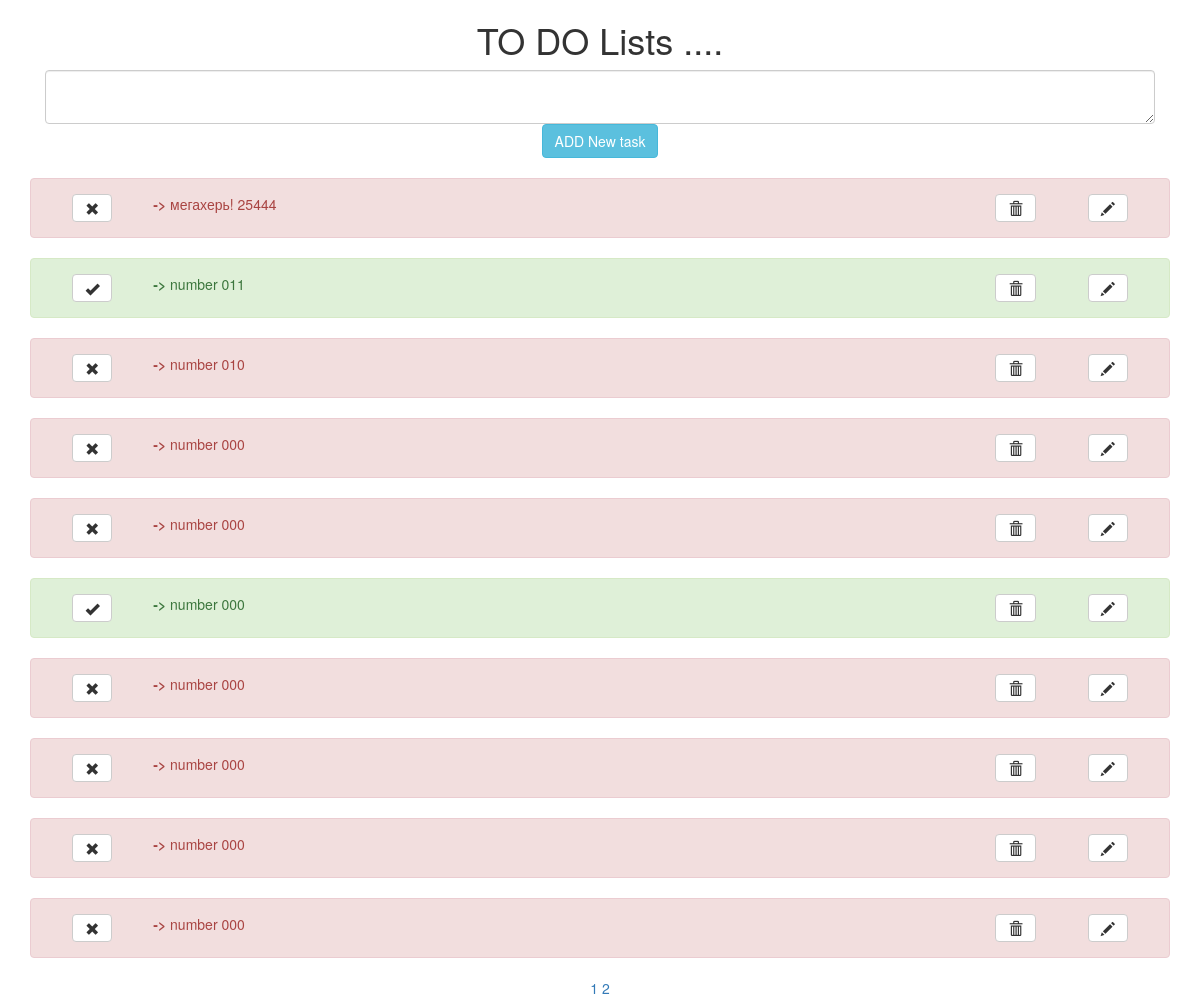
The page / on the database its author committed.
### tables this page shows
CREATE TABLE IF NOT EXISTS `list` (
  `id` int(11) NOT NULL,
  `mode` int(1) NOT NULL,
  `text` text NOT NULL
);

### index.php (called while the page is built)
<?php
function get_page_number() {
		if (!empty($_GET['page'])) {
			return $_GET['page'];
		} else {
			return 1;
		}
	}
require_once 'class/class.php';
$list = new Demand_Management();
$page = get_page_number();
$pages= $list -> page_count();
$dolist = $list->get_all($page);
require_once 'html/index.php';
?>

### class/db.php (called while the page is built, shortened)
<?php
class Base {
	private $username='root';
	private $password='';
	private $host='localhost';
	private $base='todolist';
	public function __construct(){
		$this->conn = new PDO('mysql:host='.$this->host.';dbname='.$this->base.'',
				$this->username, $this->password);
	}
}

### class/class.php (called while the page is built, shortened)
<?php
require_once 'db.php';
class Demand_Management extends Base {
	private $table_name='list';
	private $post_per_page = 10;
	public function get_all($page) {
			$stmt = $this->conn->prepare("SELECT * FROM $this->table_name ORDER BY id DESC LIMIT :offset, :lim ");
			$stmt->bindValue(':offset', $this->post_per_page * (intval($page) - 1), PDO::PARAM_INT);
			$stmt->bindValue(':lim', $this->post_per_page, PDO::PARAM_INT);
			$stmt->execute();
			return $stmt->fetchAll();
		}
	public function page_count() {
			$post_count = $this->count();
			return ceil($post_count / $this->post_per_page);
		}
	private function count() {
		$stmt = $this->conn->query("SELECT COUNT(id) FROM $this->table_name");
		return $post_count = $stmt->fetchColumn();
	}
}

### html/index.php (the view, shortened to what this page needs)
<html>
	<head>
		<link rel="stylesheet" href="https://maxcdn.bootstrapcdn.com/bootstrap/3.3.6/css/bootstrap.min.css">
	</head>
<body>
	<div class="container">
		<div class="row">
			<div align="center" class="col-md-12">
				<div class="col-md-12"><h1>TO DO Lists .... </h1></div>
				<div class="col-md-12">
					<?php
						require_once './html/textarea.php';
					?>
				</div>
				<div class="class="col-md-12"">
				<?php
					foreach ($dolist as $list){
						if ($list["mode"]==1)
							{$class_mode='glyphicon glyphicon-ok';$role='alert alert-success';}
						else {$class_mode='glyphicon glyphicon-remove';$role='alert alert-danger';}
						?>
							<div class="<?php echo $role; ?> col-md-12" role="alert">
								<div class="col-md-1">
									<form action="set.php?page=<?php echo $page?>" method="POST">
										<button type="submit" class="btn btn-default" aria-label="Left Align">
										<span title="Do this! if you push this, remove..." class="<?php echo $class_mode;?>" ria-hidden="true"></span>
										</button>
									</form>
								</div>
								<div align="left" class="col-md-9">
									<?php echo  "<strong>-></strong> ".$list['text']." ";?>
								</div>
								<div class="col-md-1">
									<form action="set.php?" method="POST">
										<button type="submit" name="dell" class="btn btn-default">
										  <span title="Dell" class="glyphicon glyphicon-trash" aria-hidden="true"></span>
										</button>
									</form>
								</div>
								<div class="col-md-1">
									<form action="?" method="POST">
										<button type="submit" name="edit" class="btn btn-default">
										  <span title="Edit" class="glyphicon glyphicon-pencil" aria-hidden="true"></span>
										</button>
									</form>
								</div>
							</div>
							<?php
					}
				if ($pages > 1) {
					for($i = 1; $i <= $pages; $i++) {
			?>
						<a href="/index.php?page=<?php echo $i; ?>"><?php echo $i; ?></a>
			<?php
					}
				}
			 ?>
				</div>
			</div>
		</div>
	</div>
</body>
</html>

### html/textarea.php (shortened to what this page needs)
<?php
if (isset($_POST['edit']))
{
	$state="edit";
	$get_one=$list -> get_one($_POST['id']);
	$content_edit=$get_one[0]['text'];
	$do="Update";
}
else {
	$state="add_task";
	$content_edit="";
	$do="ADD New task";
}
?>
	<form action="set.php?" method="POST">
		<textarea name="text" class="form-control"><?php echo $content_edit;?></textarea>
		<input type="submit" class="btn btn-info" name="<?php echo $state;?>" value="<?php echo $do;?>">
	</form><br>

### html/index.php (style rules this page uses)
form { margin: 0; }

### rows shown on the page
list: mode 0 (drawn), text "мегахерь! 25444"
list: mode 1 (drawn), text "number 011"
list: mode 0 (drawn), text "number 010"
list: mode 0 (drawn), text "number 000"
list: mode 0 (drawn), text "number 000"
list: mode 1 (drawn), text "number 000"
list: mode 0 (drawn), text "number 000"
list: mode 0 (drawn), text "number 000"
list: mode 0 (drawn), text "number 000"
list: mode 0 (drawn), text "number 000"
